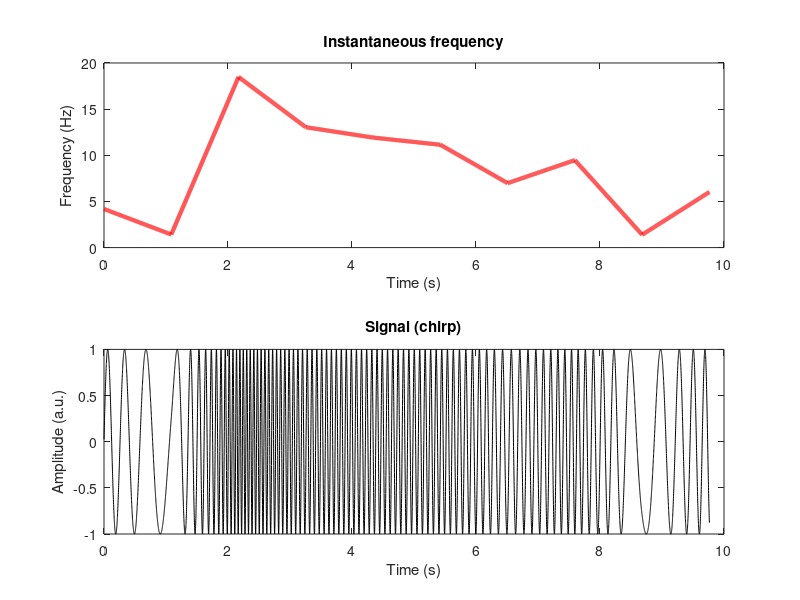

This chart was generated by the following MATLAB code:
%%
%     COURSE: Solved challenges in neural time series analysis
%    SECTION: Simulating EEG data
%      VIDEO: Generating "chirps" (frequency-modulated signals)
% Instructor: sincxpress.com
%
%%

%% simulation details

pnts  = 10000;
srate = 1024;
time  = (0:pnts-1)/srate;

%% chirps

% "bipolar" chirp
% freqmod = linspace(5,15,pnts);

% multipolar chirp
k = 10; % poles for frequencies
freqmod = 20*interp1(rand(1,k),linspace(1,k,pnts));


% signal time series
signal  = sin( 2*pi * ((time + cumsum(freqmod))/srate) );
% Note: the code in the video has a bug in the previous line,
%   due to incorrect parentheses: srate should scale both time
%   and freqmod, as above.

%% plotting

figure(1), clf

subplot(211)
plot(time,freqmod,'r','linew',3)
xlabel('Time (s)')
ylabel('Frequency (Hz)')
title('Instantaneous frequency')

subplot(212)
plot(time,signal,'k')
xlabel('Time (s)')
ylabel('Amplitude (a.u.)')
title('Signal (chirp)')

%%
